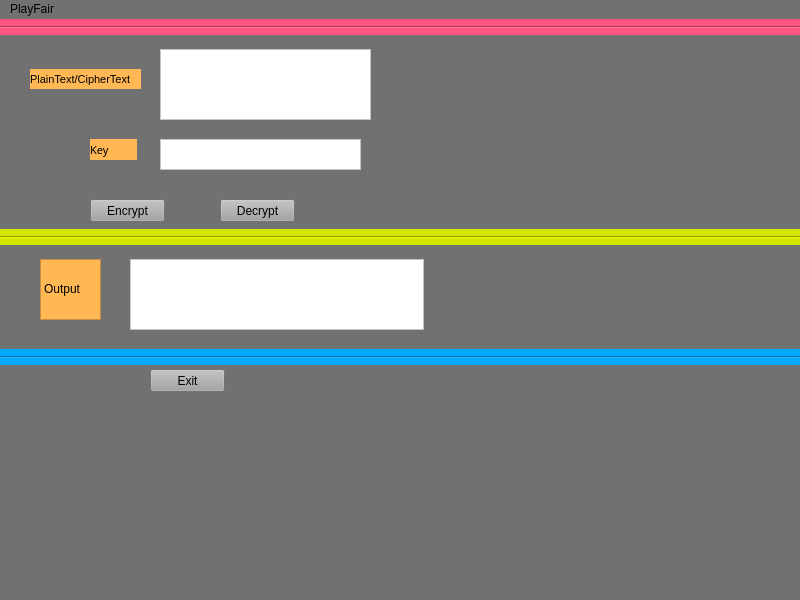
<?xml version="1.0" encoding="UTF-8"?>
<ui version="4.0">
 <class>Playfair</class>
 <widget class="QMainWindow" name="Playfair">
  <property name="geometry">
   <rect>
    <x>0</x>
    <y>0</y>
    <width>800</width>
    <height>600</height>
   </rect>
  </property>
  <property name="windowTitle">
   <string>MainWindow</string>
  </property>
  <property name="styleSheet">
   <string notr="true">background-color: rgb(113, 113, 113);
border-top-color: rgb(32, 255, 69);
border-left-color: rgb(255, 166, 23);</string>
  </property>
  <widget class="QWidget" name="centralwidget">
   <widget class="QTextEdit" name="PlayfairText">
    <property name="geometry">
     <rect>
      <x>160</x>
      <y>30</y>
      <width>211</width>
      <height>71</height>
     </rect>
    </property>
    <property name="styleSheet">
     <string notr="true">background-color: rgb(255, 255, 255);</string>
    </property>
   </widget>
   <widget class="QLabel" name="label">
    <property name="geometry">
     <rect>
      <x>30</x>
      <y>50</y>
      <width>111</width>
      <height>20</height>
     </rect>
    </property>
    <property name="font">
     <font>
      <family>MS Shell Dlg 2</family>
      <pointsize>8</pointsize>
      <weight>50</weight>
      <italic>false</italic>
      <bold>false</bold>
     </font>
    </property>
    <property name="styleSheet">
     <string notr="true">background-color: rgb(255, 184, 84);
font: 9pt &quot;Lucida Sans Typewriter&quot;;
font: 8pt &quot;MS Shell Dlg 2&quot;;</string>
    </property>
    <property name="text">
     <string>PlainText/CipherText</string>
    </property>
   </widget>
   <widget class="QLabel" name="label_2">
    <property name="geometry">
     <rect>
      <x>90</x>
      <y>120</y>
      <width>47</width>
      <height>21</height>
     </rect>
    </property>
    <property name="font">
     <font>
      <family>Lucida Sans Typewriter</family>
      <pointsize>8</pointsize>
      <weight>50</weight>
      <italic>false</italic>
      <bold>false</bold>
     </font>
    </property>
    <property name="styleSheet">
     <string notr="true">background-color: rgb(255, 184, 84);
font: 8pt &quot;Lucida Sans Typewriter&quot;;</string>
    </property>
    <property name="text">
     <string>Key</string>
    </property>
   </widget>
   <widget class="QPushButton" name="pushButton">
    <property name="geometry">
     <rect>
      <x>90</x>
      <y>180</y>
      <width>75</width>
      <height>23</height>
     </rect>
    </property>
    <property name="focusPolicy">
     <enum>Qt::StrongFocus</enum>
    </property>
    <property name="styleSheet">
     <string notr="true">background-color: rgb(162, 162, 162);</string>
    </property>
    <property name="text">
     <string>Encrypt</string>
    </property>
   </widget>
   <widget class="QPushButton" name="pushButton_2">
    <property name="geometry">
     <rect>
      <x>220</x>
      <y>180</y>
      <width>75</width>
      <height>23</height>
     </rect>
    </property>
    <property name="styleSheet">
     <string notr="true">background-color: rgb(162, 162, 162);</string>
    </property>
    <property name="text">
     <string>Decrypt</string>
    </property>
   </widget>
   <widget class="QTextEdit" name="Key">
    <property name="geometry">
     <rect>
      <x>160</x>
      <y>120</y>
      <width>201</width>
      <height>31</height>
     </rect>
    </property>
    <property name="styleSheet">
     <string notr="true">background-color: rgb(255, 255, 255);</string>
    </property>
   </widget>
   <widget class="QTextEdit" name="textOut">
    <property name="geometry">
     <rect>
      <x>130</x>
      <y>240</y>
      <width>294</width>
      <height>71</height>
     </rect>
    </property>
    <property name="font">
     <font>
      <family>Cambria Math</family>
      <pointsize>10</pointsize>
     </font>
    </property>
    <property name="mouseTracking">
     <bool>false</bool>
    </property>
    <property name="styleSheet">
     <string notr="true">background-color: rgb(255, 255, 255);</string>
    </property>
   </widget>
   <widget class="QLabel" name="label_out">
    <property name="geometry">
     <rect>
      <x>40</x>
      <y>240</y>
      <width>61</width>
      <height>61</height>
     </rect>
    </property>
    <property name="styleSheet">
     <string notr="true">background-color: rgb(255, 184, 84);</string>
    </property>
    <property name="frameShape">
     <enum>QFrame::StyledPanel</enum>
    </property>
    <property name="frameShadow">
     <enum>QFrame::Raised</enum>
    </property>
    <property name="text">
     <string>   Output</string>
    </property>
    <property name="textFormat">
     <enum>Qt::RichText</enum>
    </property>
   </widget>
   <widget class="QPushButton" name="pushButton_Exit">
    <property name="geometry">
     <rect>
      <x>150</x>
      <y>350</y>
      <width>75</width>
      <height>23</height>
     </rect>
    </property>
    <property name="styleSheet">
     <string notr="true">background-color: rgb(162, 162, 162);</string>
    </property>
    <property name="text">
     <string>Exit</string>
    </property>
   </widget>
   <widget class="Line" name="line">
    <property name="geometry">
     <rect>
      <x>-10</x>
      <y>210</y>
      <width>951</width>
      <height>16</height>
     </rect>
    </property>
    <property name="styleSheet">
     <string notr="true">background-color: rgb(211, 230, 0);</string>
    </property>
    <property name="orientation">
     <enum>Qt::Horizontal</enum>
    </property>
   </widget>
   <widget class="Line" name="line_2">
    <property name="geometry">
     <rect>
      <x>0</x>
      <y>330</y>
      <width>851</width>
      <height>16</height>
     </rect>
    </property>
    <property name="styleSheet">
     <string notr="true">background-color: rgb(0, 170, 255);</string>
    </property>
    <property name="orientation">
     <enum>Qt::Horizontal</enum>
    </property>
   </widget>
   <widget class="Line" name="line_3">
    <property name="geometry">
     <rect>
      <x>-10</x>
      <y>0</y>
      <width>881</width>
      <height>16</height>
     </rect>
    </property>
    <property name="styleSheet">
     <string notr="true">background-color: rgb(255, 85, 127);</string>
    </property>
    <property name="orientation">
     <enum>Qt::Horizontal</enum>
    </property>
   </widget>
  </widget>
  <widget class="QMenuBar" name="menubar">
   <property name="geometry">
    <rect>
     <x>0</x>
     <y>0</y>
     <width>800</width>
     <height>21</height>
    </rect>
   </property>
   <widget class="QMenu" name="menuPlayFair">
    <property name="title">
     <string>PlayFair</string>
    </property>
   </widget>
   <addaction name="menuPlayFair"/>
  </widget>
  <widget class="QStatusBar" name="statusbar"/>
 </widget>
 <resources/>
 <connections/>
</ui>
